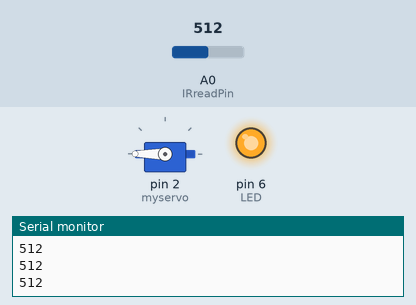
Recording of a sketch running on a simulated Arduino Uno, built with avr-gcc and run on an emulated ATmega328P. Shown: servo, output pins drawn as LEDs (lit = HIGH), the last lines printed to the serial monitor. The inputs (shaded band) are chosen by the test bench; at power-on: A0 (IRreadPin) = 512.

Above: at 1.2 s.
1.3 s: A0 (IRreadPin) set to 581
2.8 s: A0 (IRreadPin) set to 611
At 3.3 s:
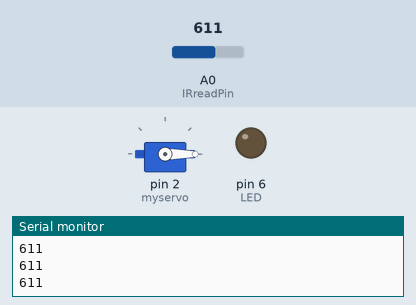
4.3 s: A0 (IRreadPin) set to 590
At 5.5 s:
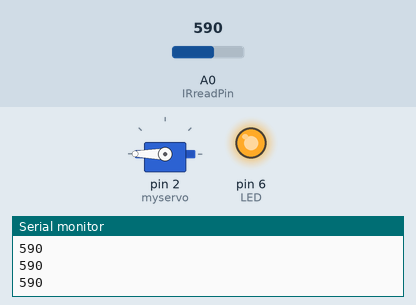
5.8 s: A0 (IRreadPin) set to 610
At 6.8 s:
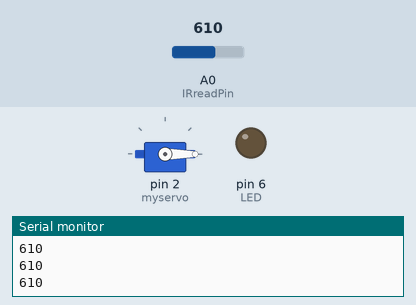
Timing chart, 0 to 8.3 s (numbered marks = the images above; inputs shaded):
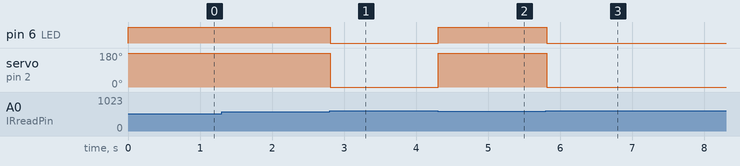

The sketch:

E_infrarred_servo.ino
```cpp
/*Move servo and turn led on and off with an infrared
2 resistors of 100 ohms
1 3.3 kohm resistor
1 emitting infrared led
1 led infrared receiver
1 ultra bright white led
1 servomotor */
#include <Servo.h>
Servo myservo;
int IRreadPin=A0;
int LED=6;
void setup() {
Serial.begin(9600);
pinMode(LED,OUTPUT);
  myservo.attach(2);
}

void loop() {
int IRread=analogRead(IRreadPin);
Serial.println(IRread);
if(IRread<600){
  digitalWrite(LED,HIGH);
  myservo.write(180);
}
else{
  digitalWrite(LED,LOW);
  myservo.write(0);
}
}
```

Measured:
- the behaviour switches between 599 and 600 on A0 (IRreadPin) (found by bisection; images 0 and 1)
- after the input at 2.8 s, pin 6 (LED): HIGH → LOW at once; servo on pin 2 (myservo): 180° → 0° at once
- after the input at 4.3 s, pin 6 (LED): LOW → HIGH at once; servo on pin 2 (myservo): 0° → 180° at once
- after the input at 5.8 s, pin 6 (LED): HIGH → LOW at once; servo on pin 2 (myservo): 180° → 0° at once
